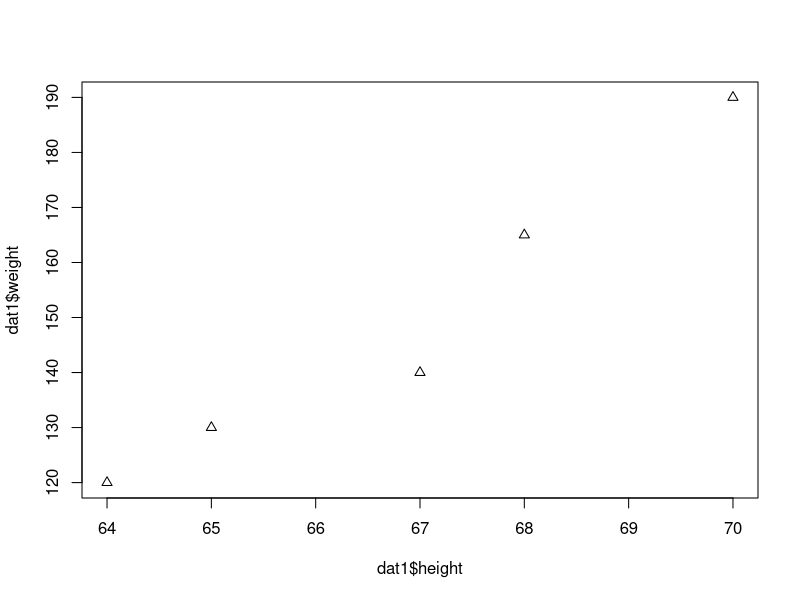
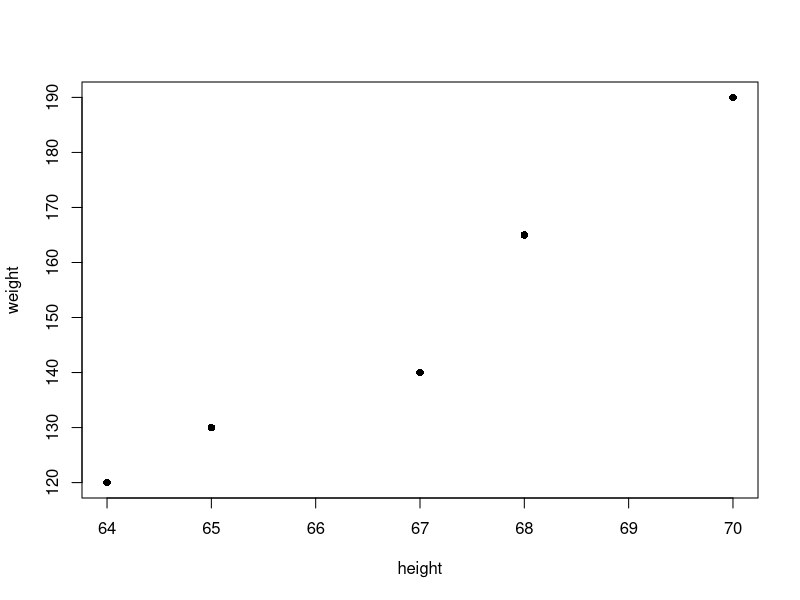
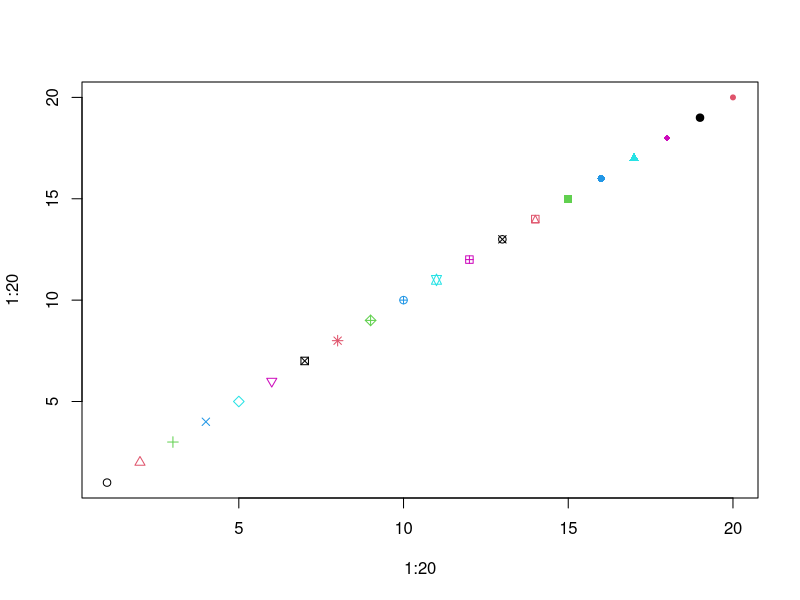
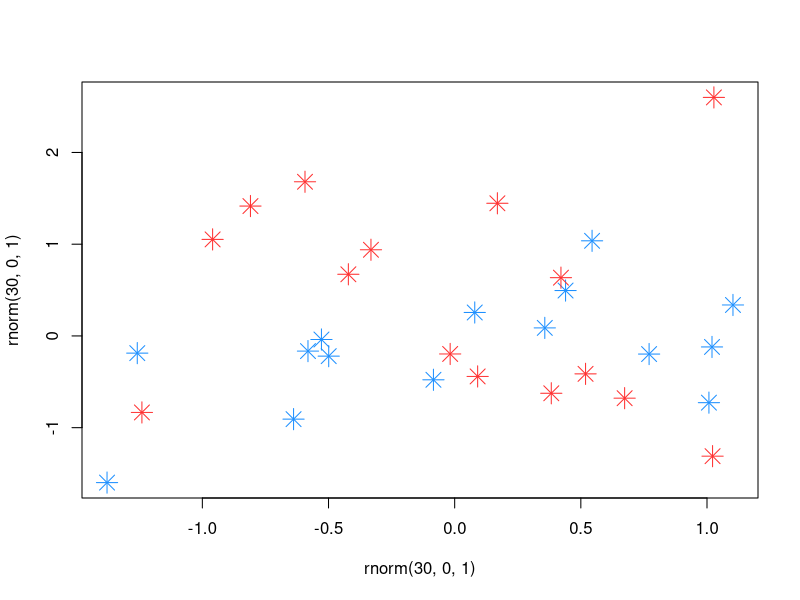
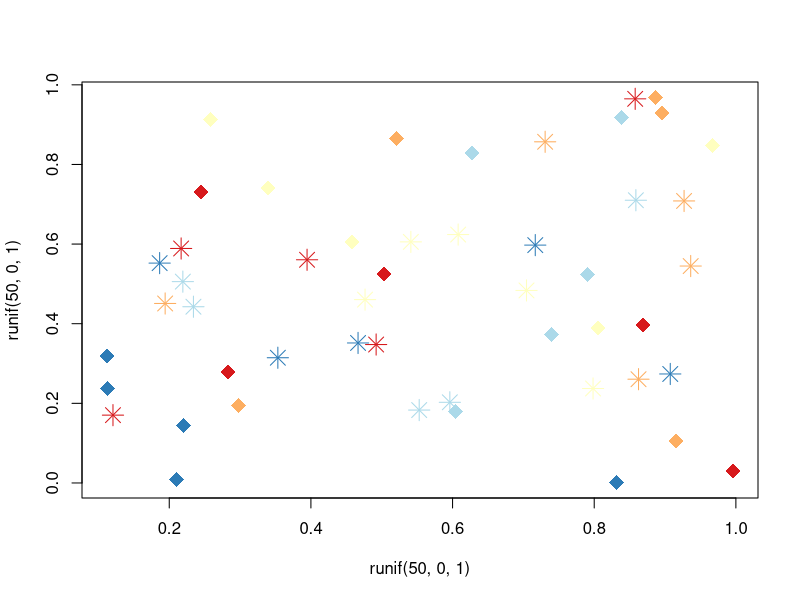
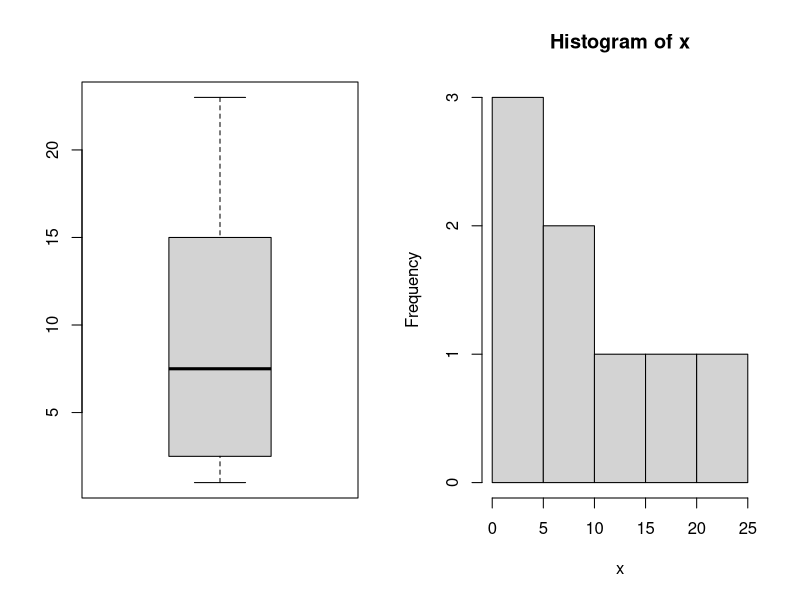
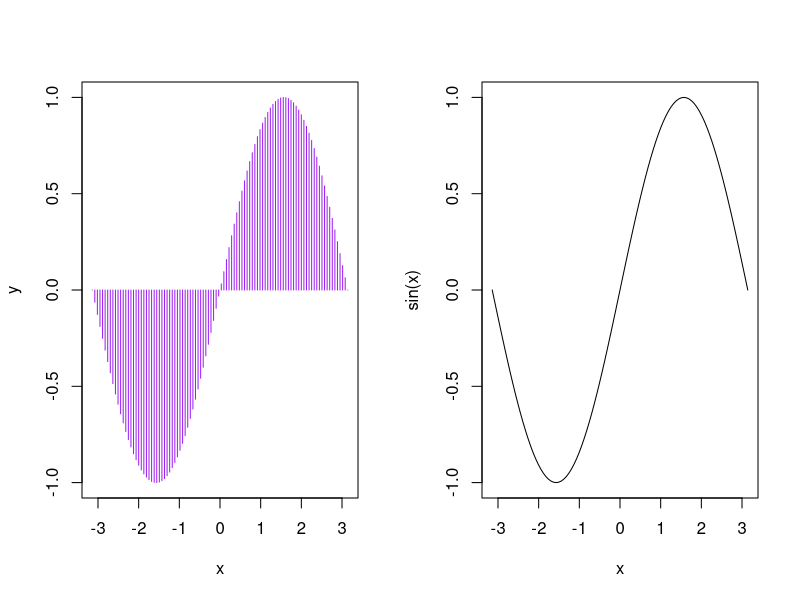

These charts were generated, in order, by the following R code:
## ---- chunk 1
1+2
3*5
pi
3.5^3
sqrt(9)
## ---- chunk 2
height<-c(64, 67, 68, 70, 65)
weight<-c(120, 140, 165, 190, 130)
summary(height)
weight
height
dat1=cbind(weight, height)
dat1
## ---- chunk 3
dat1=as.data.frame(dat1)
plot(dat1$height, dat1$weight, pch=2)
plot(weight~height, data=dat1, pch=16)
## ---- chunk 4
1:20
1:3
1:20+1:3

plot(1:20, 1:20, pch=1:20, col=1:6)
## ---- chunk 5
plot(rnorm(30, 0, 1), rnorm(30, 0, 1), pch=8, cex=2, col=c("dodgerblue1", "firebrick1"))
## ---- chunk 6
library(RColorBrewer)
col.use=brewer.pal(5, "RdYlBu")
plot(runif(50, 0, 1), runif(50, 0, 1), pch=c(8, 18), cex=2, col=col.use)

## ---- chunk 7
1:20 # Integers from 1 to 20.
-4:5 # Integers from -4 to 5
5:1  # Integers from 5 to 1
seq(0,1, len=21) # 20 numbers equally spaced between 0 and 1. 
## ---- chunk 8
rep(c(1,2,3), each=3)
rep(c(1,2,3), c(2, 5, 4))
rep(c(2,4,6), 4)
## ---- chunk 9
x <- c(1, 23, 2, 3, 12, 18, 6, 9)
x
mean(x)
median(x)
var(x)
sd(x)
par(mfrow=c(1,2))
boxplot(x)
hist(x)
## ---- chunk 10
x=seq(-pi, pi, len=100)
y=sin(x)
plot(x, y, col="purple", type="h")
curve(sin(x), -pi, pi)
